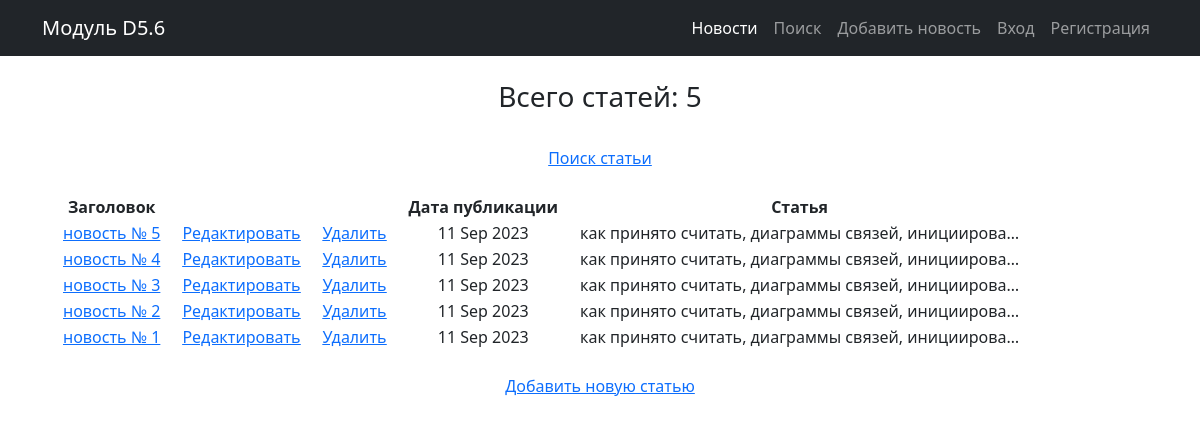
Page /news/ on the committed database.
### news/models.py (models this page shows, shortened)
class Post(models.Model):
    author = models.ForeignKey(Author, on_delete=models.CASCADE)
    NEWS = 'NW'
    ARTICLE = 'AR'
    CATEGORY_CHOICES = (
        (NEWS, 'Новость'),
        (ARTICLE, 'Статья')
    )
    categoryType = models.CharField(max_length=2, choices=CATEGORY_CHOICES, default=ARTICLE)
    dateCreation = models.DateTimeField(auto_now_add=True)
    postCategory = models.ManyToManyField(Category, through='PostCategory')
    title = models.CharField(max_length=128)
    text = models.TextField()
    rating = models.SmallIntegerField(default=0)

### news/views.py (the view)
# urls.py: path('', NewsList.as_view()), # т.к. сам по себе это класс, то нам надо представить этот класс в виде view.
class NewsList(ListView):
    model = Post  # указываем модель, объекты которой мы будем выводить
    template_name = 'news.html'  # указываем имя шаблона, в котором будет лежать HTML,
    context_object_name = 'news'  # это имя списка, в котором будут лежать все объекты,
    ordering = ['-dateCreation'] # сортировка по дате публикации, сначала более новые /  queryset = Post.objects.order_by('-dateCreation')
    paginate_by = 10 # поставим постраничный вывод в один элемент

### news/templatetags/custom_filters.py (called while the page is built)
@register.filter(name='censor') # регистрируем наш фильтр под именем censor,
def censor(censor_text): # первый аргумент здесь — это то значение, к которому надо применить фильтр,
    for word in censor_words:
        censor_text = censor_text.lower().replace(word.lower(), '*censor*')  # переводим в строчные буквы, заменяем на *censor*
    return censor_text # возвращаемое функцией значение — это то значение, которое подставится к нам в шаблон

### templates/news.html (shortened to what this page needs)
{% extends 'flatpages/default.html' %}
{% load custom_filters %}
{% block content %}
    <br>
    <h3> Всего статей: {{ news|length }} </h3>
    <br>
    {% if news %}
        <a href="{% url 'post_search' %}"> Поиск статьи </a>
        <br>
        <br>
        <table style="border-collapse: separate; border-spacing: 20px 0;">
            <tr>
                <td><strong>Заголовок</strong></td>
                <td></td>
                <td></td>
                <td><strong>Дата публикации</strong></td>
                <td><strong>Статья</strong></td>
            </tr>
            {% for post in news %}
                <tr>
                    <td class="text-start">
                        <a href="{% url 'post_detail' post.id %}"> {{ post.title|censor|truncatechars:30  }}</a>
                    </td>
                    <td>
                        <a href="{% url 'post_update' post.id %}"><u>Редактировать</u></a>
                    </td>
                    <td>
                        <a href="{% url 'post_delete' post.id %}"><u> Удалить </u></a>
                    </td>
                    <td> {{ post.dateCreation|date:'d M Y' }} </td>
                    <td class="text-start"> {{ post.text|censor|truncatechars:50 }} </td>
                </tr>
            {% endfor %}
        </table>
        {% else %}
            <br>
            <h2>Статей нет!</h2>
    {% endif %}
    <br>
    <a href="{% url 'post_create' %}">Добавить новую статью</a> <br><br>
{% endblock content %}

### rows in the picture
Post: title|censor "новость № 5", dateCreation "11 Sep 2023", text|censor "как принято считать, диаграммы связей, инициирова…"
Post: title|censor "новость № 4", dateCreation "11 Sep 2023", text|censor "как принято считать, диаграммы связей, инициирова…"
Post: title|censor "новость № 3", dateCreation "11 Sep 2023", text|censor "как принято считать, диаграммы связей, инициирова…"
Post: title|censor "новость № 2", dateCreation "11 Sep 2023", text|censor "как принято считать, диаграммы связей, инициирова…"
Post: title|censor "новость № 1", dateCreation "11 Sep 2023", text|censor "как принято считать, диаграммы связей, инициирова…"

### other values in the picture
{{ news|length }} "5"
